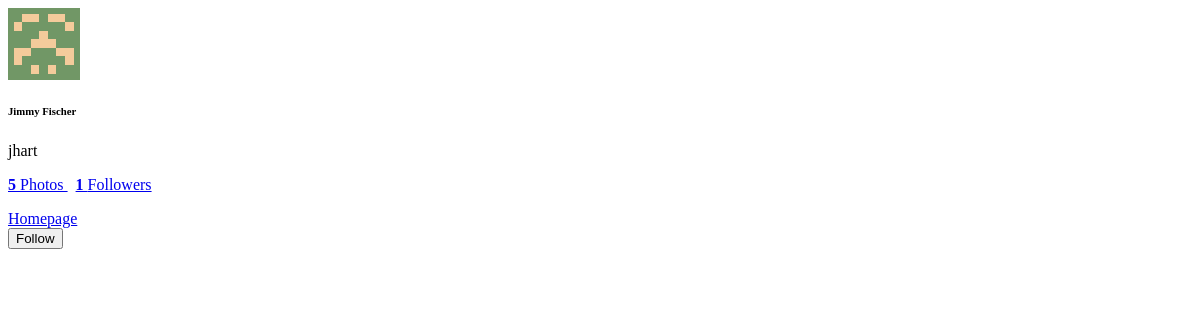
/ajax/profile/2, run on an earlier commit of the app's database.
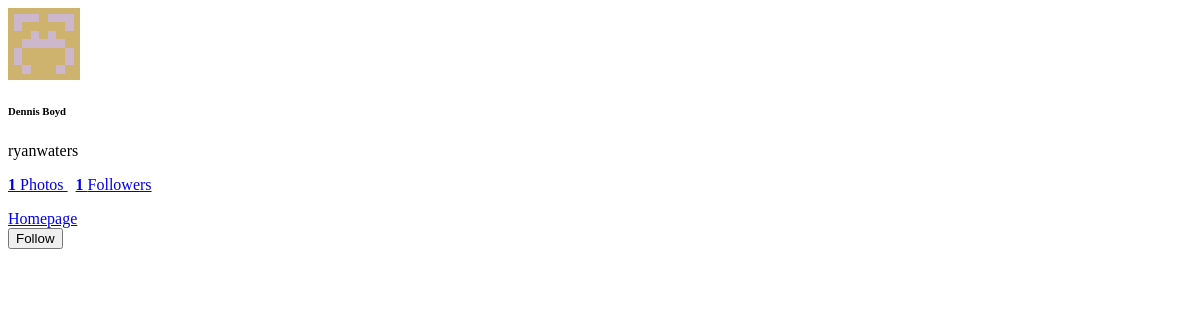
And on a later commit of the database.
### albumy/models.py (models this page shows, shortened)
@whooshee.register_model('username', 'name')
class User(db.Model, UserMixin):
    id = db.Column(db.Integer, primary_key=True)
    username = db.Column(db.String(20), unique=True, index=True)
    email = db.Column(db.String(254), unique=True, index=True)
    password_hash = db.Column(db.String(128))
    name = db.Column(db.String(30))
    website = db.Column(db.String(255))
    bio = db.Column(db.String(120))
    location = db.Column(db.String(50))
    member_since = db.Column(db.DateTime, default=datetime.utcnow)
    confirmed = db.Column(db.Boolean, default=False)
    avatar_s = db.Column(db.String(64))
    avatar_m = db.Column(db.String(64))
    avatar_l = db.Column(db.String(64))
    avatar_raw = db.Column(db.String(64))
    receive_comment_notification = db.Column(db.Boolean, default=True)
    receive_follow_notification = db.Column(db.Boolean, default=True)
    receive_collect_notification = db.Column(db.Boolean, default=True)
    show_collections = db.Column(db.Boolean, default=True)
    locked = db.Column(db.Boolean, default=False)
    active = db.Column(db.Boolean, default=True)
    role_id = db.Column(db.Integer, db.ForeignKey('role.id'))
    role = db.relationship('Role', back_populates='users')
    photos = db.relationship('Photo', back_populates='author', cascade='all')
    collections = db.relationship('Collect', back_populates='collector', cascade='all')
    following = db.relationship('Follow', foreign_keys=[Follow.follower_id], back_populates=
                                'follower', lazy='dynamic', cascade='all')
    followers = db.relationship('Follow', foreign_keys=[Follow.followed_id], back_populates=
                                'followed', lazy='dynamic', cascade='all')
    notifications = db.relationship('Notification', back_populates='receiver',
                                    cascade='all')

### albumy/blueprints/ajax.py (the view)
@ajax_bp.route('/profile/<int:user_id>')
def get_profile(user_id):
    user = User.query.get_or_404(user_id)
    return render_template('main/profile_popup.html', user=user)

### albumy/__init__.py (called while the page is built)
def register_template_context(app):
    @app.context_processor
    def make_template_context():
        if current_user.is_authenticated:
            notification_count = Notification.query.with_parent(current_user).filter_by(is_read=False).count()
        else:
            notification_count = None
        return dict(notification_count=notification_count)

### albumy/templates/main/profile_popup.html (shortened to what this page needs)
<div class="popup-card">
    <img class="rounded img-fluid avatar-s popup-avatar" src="{{ url_for('main.get_avatar', filename=
            user.avatar_m)}}">
    <div class="popup-profile">
        <h6>{{ user.name }}</h6>
        <p class="text-muted">{{ user.username }}
        </p>
    </div>
    <p class="card-text">
        <a href="{{ url_for('user.index', username=user.username) }}">
            <strong>{{ user.photos|length }}</strong> Photos
        </a>&nbsp;
        <a href="{{ url_for('user.show_followers', username=user.username) }}">
            <strong id="followers-count-{{ user.id }}"
                    data-href="{{ url_for('ajax.followers_count', user_id=user.id) }}">
                {{ user.followers.count() - 1 }}
            </strong> Followers
        </a>
    </p>
    <a href="{{ url_for('user.index', username=user.username) }}" class="btn btn-light btn-sm">Homepage</a>
    {% if current_user.is_authenticated %}
        {% if user != current_user %}
            <button data-id="{{ user.id }}"
                    data-href="{{ url_for('ajax.unfollow', username=user.username) }}"
                    class="{% if not current_user.is_following(user) %}hide{% endif %} btn btn-dark btn-sm
                    unfollow-btn">
                Unfollow
            </button>
            <button data-id="{{ user.id }}"
                    data-href="{{ url_for('ajax.follow', username=user.username) }}"
                    class="{% if current_user.is_following(user) %}hide{% endif %} btn btn-primary btn-sm
                    follow-btn">
                Follow
            </button>
        {% endif %}
    {% else %}
        <form class="inline" method="post"
              action="{{ url_for('user.follow', username=user.username) }}">
            <button type="submit" class="btn btn-primary btn-sm">Follow</button>
        </form>
    {% endif %}
</div>

What changed in the data, as far as the page shows it:
changed User: avatar_m: a different picture; name "Jimmy Fischer" → "Dennis Boyd"; username "jhart" → "ryanwaters"
Also different on the page:
{{ user.photos|length }}: "5" → "1"
